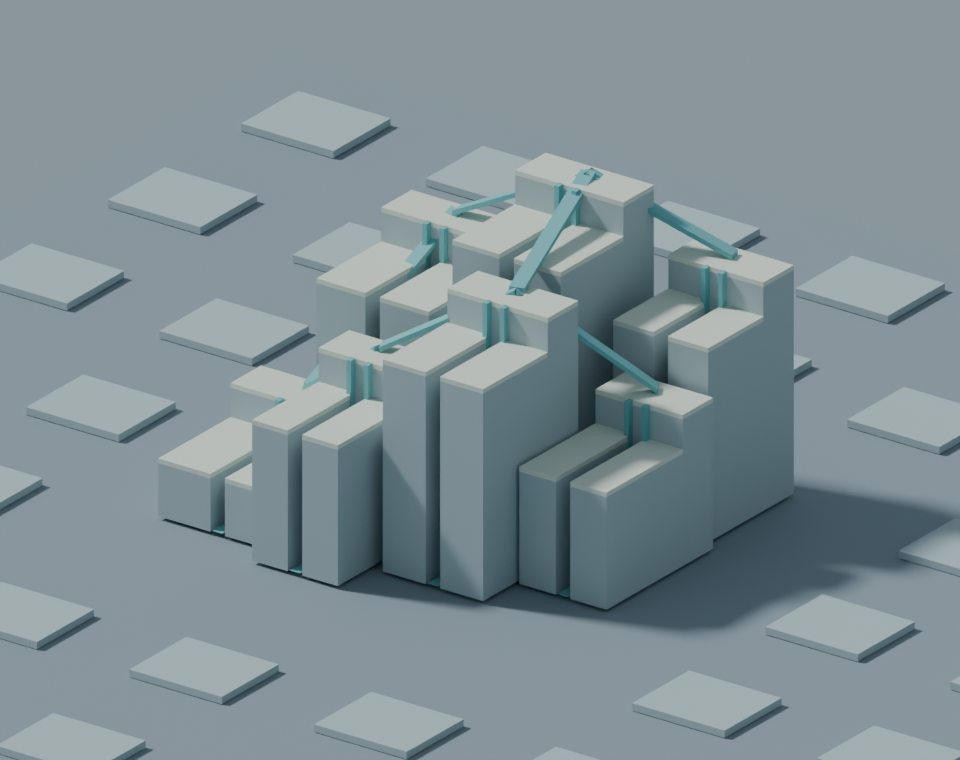
#> input picture studies/B2-G7/A_massing/oblique.jpg, 960 x 760 px, given in place of oblique.png, which was not available
$ python sheets.py ../R27B/renders/02_EAST_SEA.png
#> lines starting #> are read from the running program, lines starting #| are printed output that depends on the picture; pictures that were not available may be replaced by others from this repository, and a replacement may not be noted
import sys
from pathlib import Path
from PIL import Image, ImageDraw, ImageFont
R=Path(__file__).resolve().parent
font=ImageFont.truetype('C:/Windows/Fonts/arial.ttf',22)
def sheet(stage,names,output):
#> called with stage = '../R27B/renders/02_EAST_SEA.png', output = '../R27B/renders/02_EAST_SEA.png/SIX.jpg'
    names=[n for n in names if (R/stage/'renders'/(n+'.png')).exists()]
    w,h=720,505;out=Image.new('RGB',(w*2,h*((len(names)+1)//2)),(30,34,39));d=ImageDraw.Draw(out)
#> after `out = Image.new('RGB', (w * 2, h * ((len(names) + 1) // 2)), (30, 34, `:
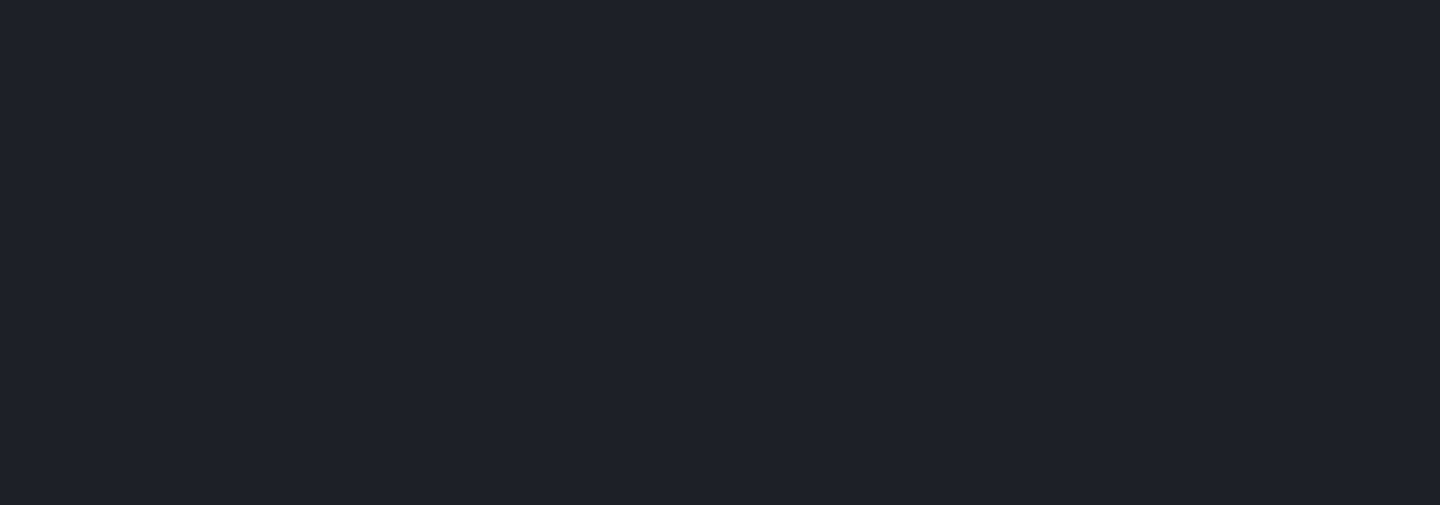
#> out: PIL image 1440x505 RGB; mean R, G, B 30, 34, 39
    for i,n in enumerate(names):
        p=R/stage/'renders'/(n+'.png')
        if not p.exists():continue
        im=Image.open(p).convert('RGB');im.thumbnail((720,480));x=i%2*w;y=i//2*h
#> in sheet, im is the input picture: PIL image 960x760 RGB; mean R, G, B 128.4, 142.7, 148.8
        out.paste(im,(x,y+25));d.text((x+12,y+2),stage.upper()+' / '+n,font=font,fill='white')
#> after `out.paste(im, (x, y + 25))`:
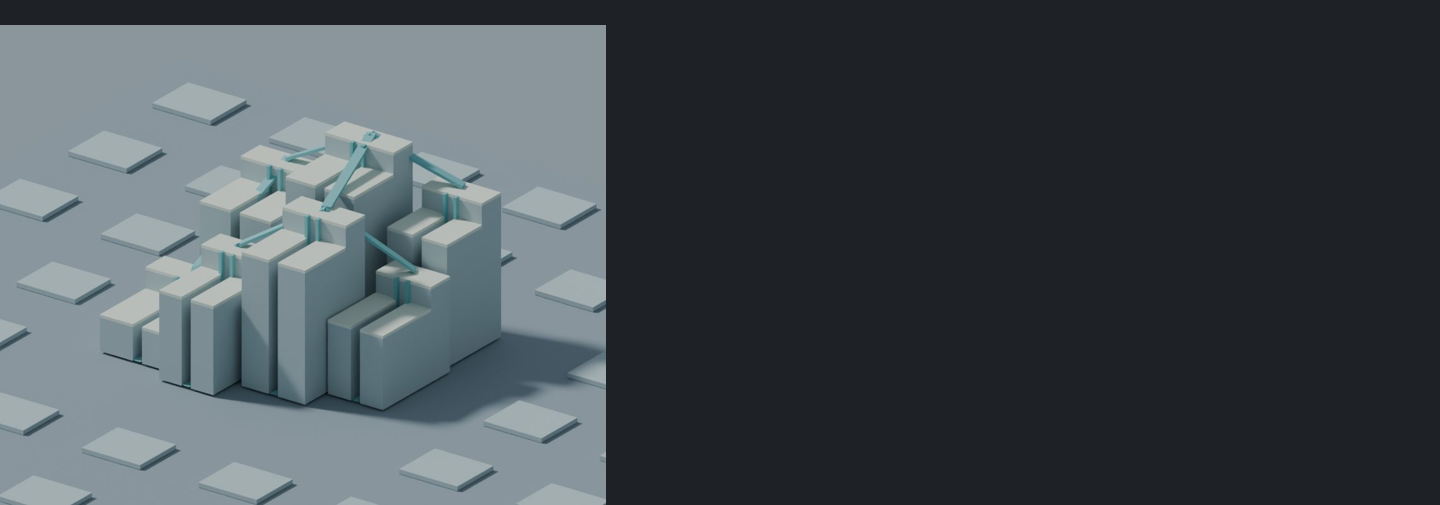
#> out: PIL image 1440x505 RGB; mean R, G, B 69.4, 77.5, 82.9
    out.save(R/output,quality=92)
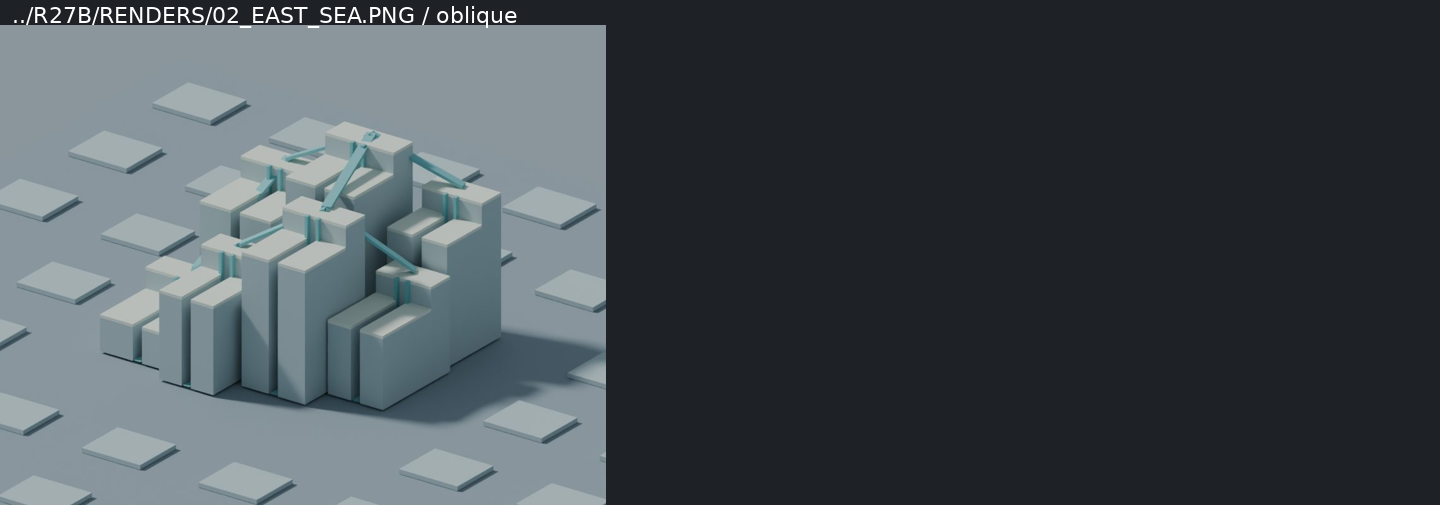
#> saved as SIX.jpg: PIL image 1440x505 RGB; mean R, G, B 70.1, 78.2, 83.7
if __name__=='__main__':
    stage=sys.argv[1]
    sheet(stage,['front','oblique','side','rear','aerial','underside'],stage+'/SIX.jpg')
    sheet(stage,['ground_1p7','mid_1p7','high_1p7','rear_city'],stage+'/FLOORS.jpg')
#> (the run stopped early here; a loop or call above may not have finished)
